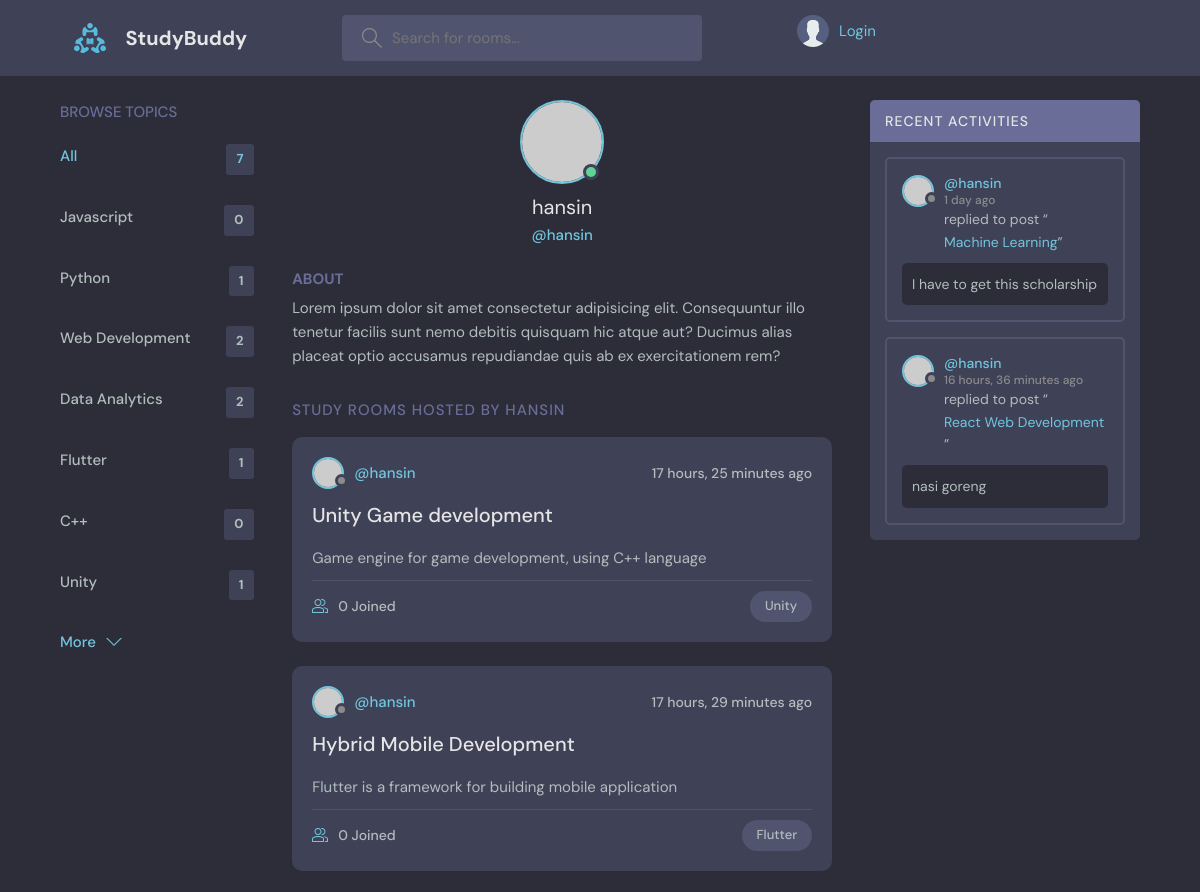
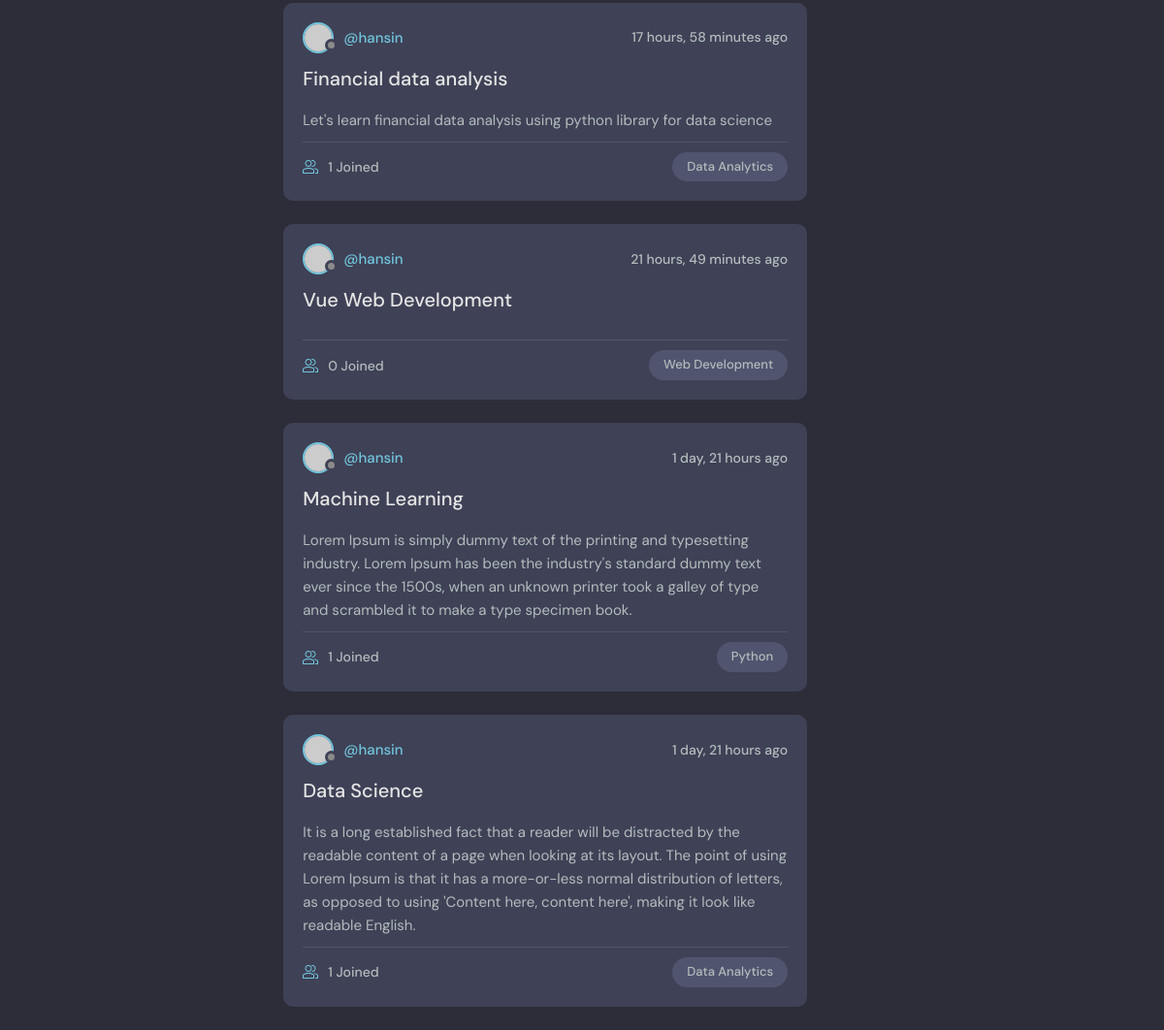
Page /profile1/ on the committed database (2 pictures, top to bottom).
### base/models.py (models this page shows, shortened)
class Topic(models.Model):
  name = models.CharField(max_length=200)

class Room(models.Model):
  host = models.ForeignKey(User, on_delete=models.SET_NULL, null=True)
  topic = models.ForeignKey(Topic, on_delete=models.SET_NULL, null=True)
  name = models.CharField(max_length=200)
  description = models.TextField(null=True, blank=True)
  participants = models.ManyToManyField(User, related_name='participants', blank=True)
  updated = models.DateTimeField(auto_now=True)
  created = models.DateTimeField(auto_now_add=True)
  class Meta:
    ordering = ['-updated', '-created']
  def __str__(self):
    return self.name

class Message(models.Model):
  user = models.ForeignKey(User, on_delete=models.CASCADE)
  room = models.ForeignKey(Room, on_delete=models.CASCADE)
  body = models.TextField()
  updated = models.DateTimeField(auto_now=True)
  created = models.DateTimeField(auto_now_add=True)
  class Meta:
    ordering: ['-updated', '-created']

### base/views.py (the view)
# urls.py: path('profile<str:pk>/', views.userProfile, name='user-profile'),
def userProfile(request, pk):
    user = User.objects.get(id=pk)
    rooms = user.room_set.all()
    room_messages = user.message_set.all()
    topics = Topic.objects.all()
    context = {'topics': topics, 'user': user, 'rooms': rooms, 'room_messages': room_messages}
    return render(request, 'base/profile.html', context)

### base/templates/base/profile.html (shortened to what this page needs)
{% extends 'main.html' %}
{% block content %}
<main class="profile-page layout layout--3">
    <div class="container">
      {% include 'base/topic_component.html' %}
      <div class="roomList">
        <div class="profile">
          <div class="profile__avatar">
            <div class="avatar avatar--large active">
              <img src="https://randomuser.me/api/portraits/men/11.jpg" />
            </div>
          </div>
          <div class="profile__info">
            <h3>{{user.username}}</h3>
            <p>@{{user.username}}</p>
          </div>
          <div class="profile__about">
            <h3>About</h3>
            <p>
              Lorem ipsum dolor sit amet consectetur adipisicing elit. Consequuntur illo tenetur
              facilis sunt nemo debitis quisquam hic atque aut? Ducimus alias placeat optio
              accusamus repudiandae quis ab ex exercitationem rem?
            </p>
          </div>
        </div>
        <div class="roomList__header">
          <div>
            <h2>Study Rooms Hosted by {{user.username}}</a>
            </h2>
          </div>
        </div>
        {% include 'base/feed_component.html' %}
      </div>
      {% include 'base/activity_component.html' %}
    </div>
  </main>
{% endblock content %}

### templates/main.html (shortened to what this page needs)
<!DOCTYPE html>
{% load static %}
<html lang="en">
  <head>
    <link rel="stylesheet" href="{% static 'styles/style.css' %}" />
    <link rel="stylesheet" href="{% static 'styles/main.css' %}" />
  </head>
  <body>
    {% include 'navbar.html' %}
    {% block content %}
    {% endblock %}
  </body>
</html>

### templates/navbar.html (shortened to what this page needs)
{% load static %}
<header class="header header--loggedIn">
  <div class="container">
    <a href="{% url 'home' %}" class="header__logo">
      <img src="{% static 'images/logo.svg' %}" />
      <h1>StudyBuddy</h1>
    </a>
    <form method="GET" action="{% url 'home' %}" class="header__search">
      <label>
        <input name="q" type="text" placeholder="Search for rooms..." />
      </label>
    </form>
    {% if request.user.is_authenticated %}
    <nav class="header__menu">
      <div class="header__user">
        <a href="{% url 'user-profile' request.user.id %}">
          <div class="avatar avatar--medium active">
            <img src="https://randomuser.me/api/portraits/men/37.jpg" />
          </div>
          <p>{{ request.user.username }} <span>@{{request.user.username}}</span></p>
        </a>
        <button class="dropdown-button">
          <svg version="1.1" xmlns="http://www.w3.org/2000/svg" width="32" height="32" viewBox="0 0 32 32">
            <title>chevron-down</title>
            <path d="M16 21l-13-13h-3l16 16 16-16h-3l-13 13z"></path>
          </svg>
        </button>
      </div>
      {% else %}
        <a class="navbar-login" href="{% url 'login' %}">
          <div>
            <img src="{% static 'images/avatar.svg' %}" />
            <p>Login</p>
          </div>
        </a>
      {% endif %}
  </div>
</header>

### base/templates/base/topic_component.html
<div class="topics">
  <div class="topics__header">
    <h2>Browse Topics</h2>
  </div>
  <ul class="topics__list">
    <li>
      <a href="{% url 'home' %}" class="active">All <span>{{topics.count}}</span></a>
    </li>
    {% for topic in topics %}
    <li>
      <a href="{% url 'home' %}?q={{topic.name}}">{{topic.name}} <span>{{topic.room_set.all.count}}</span></a>
    </li>
    {% endfor %}
  </ul>
  <a class="btn btn--link" href="{% url 'topics' %}">
    More
    <svg version="1.1" xmlns="http://www.w3.org/2000/svg" width="32" height="32" viewBox="0 0 32 32">
      <title>chevron-down</title>
      <path d="M16 21l-13-13h-3l16 16 16-16h-3l-13 13z"></path>
    </svg>
  </a>
</div>

### base/templates/base/feed_component.html (shortened to what this page needs)
{% for room in rooms %}
<div class="roomListRoom">
  <div class="roomListRoom__header">
    <a href="{% url 'user-profile' room.host.id %}" class="roomListRoom__author">
      <div class="avatar avatar--small">
        <img src="https://randomuser.me/api/portraits/women/11.jpg" />
      </div>
      <span>@{{room.host.username}}</span>
    </a>
    <div class="roomListRoom__actions">
      <span>{{room.created|timesince}} ago</span>
    </div>
  </div>
  <div class="roomListRoom__content">
    <a href="{% url 'room' room.id %}">{{ room.name }}</a>
    <p>
      {{ room.description }}
    </p>
  </div>
  <div class="roomListRoom__meta">
    <a href="{% url 'room' room.id %}" class="roomListRoom__joined">
      {{room.participants.all.count}} Joined
    </a>
    <p class="roomListRoom__topic">{{room.topic.name}}</p>
  </div>
</div>
{% endfor %}

### base/templates/base/activity_component.html
<div class="activities">
  <div class="activities__header">
    <h2>Recent Activities</h2>
  </div>
 {% include 'base/activities.html' %}
</div>

### base/templates/base/activities.html (shortened to what this page needs)
{% for message in room_messages %}
<div class="activities__box">
  <div class="activities__boxHeader roomListRoom__header">
    <a href="{% url 'user-profile' message.user.id %}" class="roomListRoom__author">
      <div class="avatar avatar--small">
        <img src="https://randomuser.me/api/portraits/women/11.jpg" />
      </div>
      <p>
        @{{message.user.username}}
        <span>{{message.created|timesince}} ago</span>
      </p>
    </a>
  </div>
  <div class="activities__boxContent">
    <p>replied to post “<a href="{% url 'room' message.room.id %}">{{message.room}}</a>”</p>
    <div class="activities__boxRoomContent">
      {{message.body}}
    </div>
  </div>
</div>
{% endfor %}

### static/styles/main.css (style rules this page uses)
.navbar-login div { display: flex; }
.navbar-login p { align-self: center; margin-left: 10px; }
.navbar-login img { width: 3.2rem; height: 3.2rem; }

### rows in the picture
Topic: name "Javascript", room_set.all.count "0"
Topic: name "Python", room_set.all.count "1"
Topic: name "Web Development", room_set.all.count "2"
Topic: name "Data Analytics", room_set.all.count "2"
Topic: name "Flutter", room_set.all.count "1"
Topic: name "C++", room_set.all.count "0"
Topic: name "Unity", room_set.all.count "1"
Room: host.username "hansin", created "17 hours, 25 minutes", name "Unity Game development", description "Game engine for game development, using C++ language", participants.all.count "0", topic.name "Unity"
Room: host.username "hansin", created "17 hours, 29 minutes", name "Hybrid Mobile Development", description "Flutter is a framework for building mobile application", participants.all.count "0", topic.name "Flutter"
Room: host.username "hansin", created "17 hours, 58 minutes", name "Financial data analysis", description "Let's learn financial data analysis using python library for data science", participants.all.count "1", topic.name "Data Analytics"
Room: host.username "hansin", created "21 hours, 49 minutes", name "Vue Web Development", participants.all.count "0", topic.name "Web Development"
Room: host.username "hansin", created "1 day, 21 hours", name "Machine Learning", description "Lorem Ipsum is simply dummy text of the printing and typesetting industry. Lorem Ipsum has been the industry's standard dummy text ever since the 1500s, when an unknown printer took a galley of type and scrambled it to make a type specimen book.", participants.all.count "1", topic.name "Python"
Room: host.username "hansin", created "1 day, 21 hours", name "Data Science", description "It is a long established fact that a reader will be distracted by the readable content of a page when looking at its layout. The point of using Lorem Ipsum is that it has a more-or-less normal distribution of letters, as opposed to using 'Content here, content here', making it look like readable English.", participants.all.count "1", topic.name "Data Analytics"
Message: user.username "hansin", created "1 day", room "Machine Learning", body "I have to get this scholarship"
Message: user.username "hansin", created "16 hours, 36 minutes", room "React Web Development", body "nasi goreng"

### other values in the picture
{{ topics.count }} "7"
{{ user.username }} "hansin"
{{ user.username }} "HANSIN"
